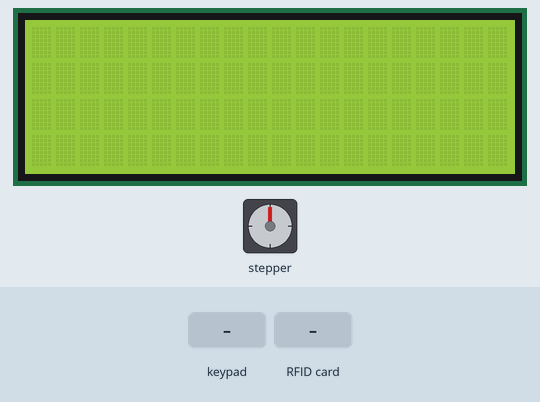
The sketch below on a simulated Arduino Mega 2560, built with avr-gcc and run on an emulated ATmega2560. Shown: stepper motor, 20×4 character LCD. Wiring (inferred from the names in the program): stepper motor driver (200 steps per turn assumed): step pin 2; direction pin 3. The inputs (shaded band) are chosen by the test bench. What the sketch prints to the serial monitor is not drawn.

Above: at 1.3 s.
1.4 s: keypad keys 9 8 7 6 # pressed 0.4 s apart
At 2.1 s:
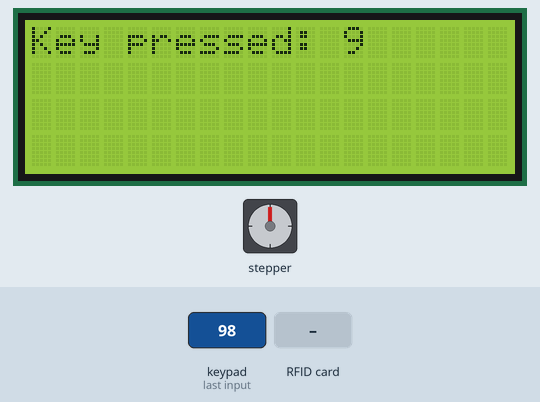
6.4 s: RFID card 03 42 25 FD held to the reader
At 7.3 s:
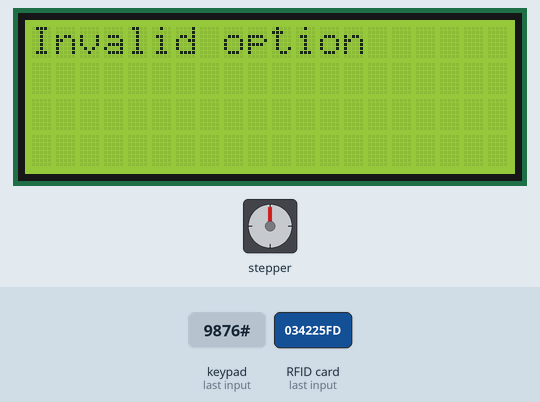
8.3 s: RFID card 5E 7A 19 C4 held to the reader
At 9.3 s:
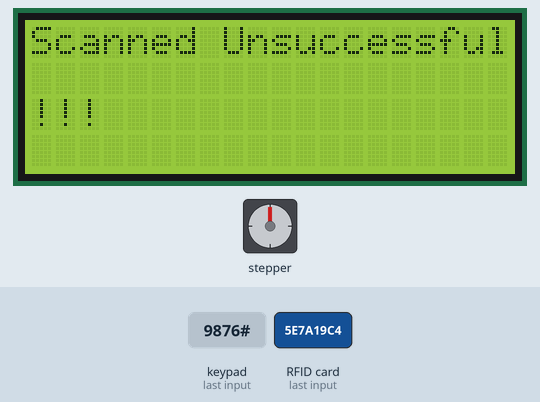
10.4 s: key 'A' pressed
At 11.5 s:
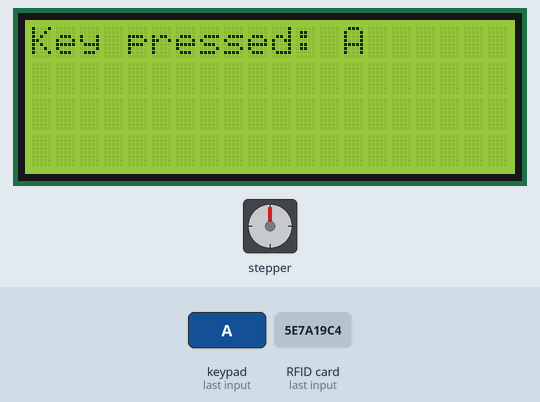
12.4 s: key 'B' pressed
13.9 s: keypad keys 9 8 7 6 * pressed 0.4 s apart
At 18.7 s:
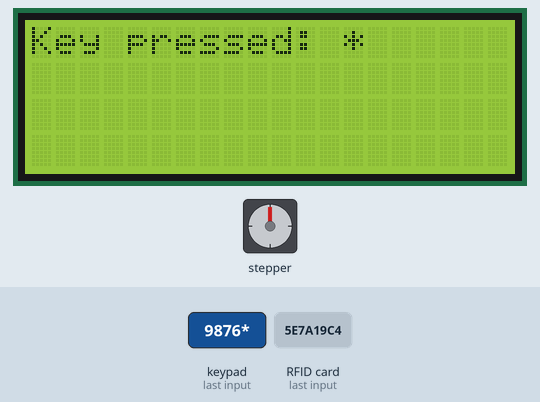
Timing chart, 0 to 19.9 s (numbered marks = the images above; inputs shaded):
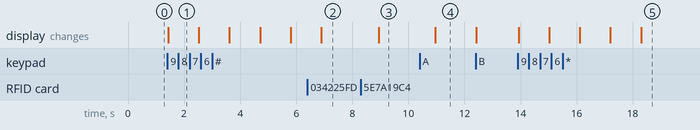

The sketch:

sketch_feb5d.ino
```cpp
#include <SPI.h>
#include "MFRC522.h"
#include <Wire.h>
#include <Keypad.h>
#include <LiquidCrystal_I2C.h>

#define SS_PIN 53
#define RST_PIN 49

#define STEP_PIN 2  // Connect to the STEP pin on the motor driver
#define DIR_PIN 3


MFRC522 mfrc522(SS_PIN, RST_PIN);
// Keypad Setup
const byte ROWS = 4;
const byte COLS = 4;
char keys[ROWS][COLS] = {
  {'1','2','3','A'},
  {'4','5','6','B'},
  {'7','8','9','C'},
  {'*','0','#','D'}
};
byte rowPins[ROWS] = {13,12,11,10};
byte colPins[COLS] = {9,8,7,6};
Keypad keypad = Keypad(makeKeymap(keys), rowPins, colPins, ROWS, COLS);
// LCD Setup for 20x4 I2C
LiquidCrystal_I2C lcd(0x27, 20, 4); // Adjust the I2C address if necessary

String getCardUID();
bool isValidCard(String x);

String getCardUID() {
  String uid = "";
  for (byte i = 0; i < mfrc522.uid.size; i++) {
    uid += String(mfrc522.uid.uidByte[i] < 0x10 ? " 0" : " ");
    uid += String(mfrc522.uid.uidByte[i], HEX);
  }
  return uid;
}

bool isValidCard(String cardUID) {
  String validCards[]={
    " 03 42 25 fd",
    " 33 93 41 c8",
    " d3 9c a9 c9"
  };
  int validCardsLen = 3;
  // Implement your validation logic here, e.g., check against a database
  // Dummy example: Allow access if the card UID is "01 23 45 67"

  for(int i=0; i<validCardsLen; i++){
    if(validCards[i] == cardUID){
      return true;
    }
  }
  return false;
}

void setup() {
  Serial.begin(115200);
  SPI.begin();
  mfrc522.PCD_Init();

 // LCD Setup
  lcd.init();
  lcd.backlight();

  // motor setup
  pinMode(STEP_PIN, OUTPUT);
  pinMode(DIR_PIN, OUTPUT);
}

void loop() {
  // Check for RFID card
  if (mfrc522.PICC_IsNewCardPresent() && mfrc522.PICC_ReadCardSerial()) {
    String uid = getCardUID();
    Serial.println(uid);
    lcd.clear();
    lcd.setCursor(0, 0);
    lcd.print("Show your card");

    if (isValidCard(uid)) {
      lcd.clear();
      lcd.setCursor(0, 0);
      lcd.print("Scanned successfully!!!");
      lcd.setCursor(0, 1);
      lcd.print("Choose option :");
      lcd.setCursor(0, 2);
      lcd.print("1.Pen");
      lcd.setCursor(0, 3);
      lcd.print("2.Pencil");

      char key = keypad.getKey();
      if (key == '1' || key == '2') {
        lcd.clear();
        lcd.print("Option Selected: ");
        lcd.print(key);

        // Perform actions corresponding to valid access and key press
        // Rotate the motor clockwise or counterclockwise based on the key pressed
        if (key == '1') {
          lcd.setCursor(0, 1);
          lcd.print("Pen Selected");
          digitalWrite(DIR_PIN, HIGH);
        } else if (key == '2') {
          lcd.setCursor(0, 1);
          lcd.print("Pencil Selected");
          digitalWrite(DIR_PIN, LOW);
        }

        for (int i = 0; i < 2500; i++) {
          digitalWrite(STEP_PIN, HIGH);
          delayMicroseconds(300);  // Reduce delay for faster speed
          digitalWrite(STEP_PIN, LOW);
          delayMicroseconds(300);  // Reduce delay for faster speed
        }

        delay(500);  // Pause for 1 second
      } else {
        lcd.clear();
        lcd.print("Invalid option");
        delay(2000);  // Pause for 2 seconds
      }
    } else {
      lcd.clear();
      lcd.print("Scanned Unsuccessful!!!");
      delay(2000);  // Pause for 2 seconds
    }

    // Halt the card
    mfrc522.PICC_HaltA();
    mfrc522.PCD_StopCrypto1();
  }

  // Check for keypad input
  char key = keypad.getKey();
  if (key) {
    lcd.clear();
    lcd.setCursor(0, 0);
    lcd.print("Key pressed: ");
    lcd.print(key);
    delay(1000); // Adjust this delay based on your needs
  }
}
```

Measured:
- after the input at 1.4 s, the display: changes at once (image 1)
- after the input at 6.4 s, the display: changes after 0.49 s (image 2)
- after the input at 8.3 s, the display: changes after 0.64 s (image 3)
- after the input at 10.4 s, the display: changes after 0.55 s (image 4)
- after the input at 13.9 s, the display: first changes at once (image 5 shows a later state)
